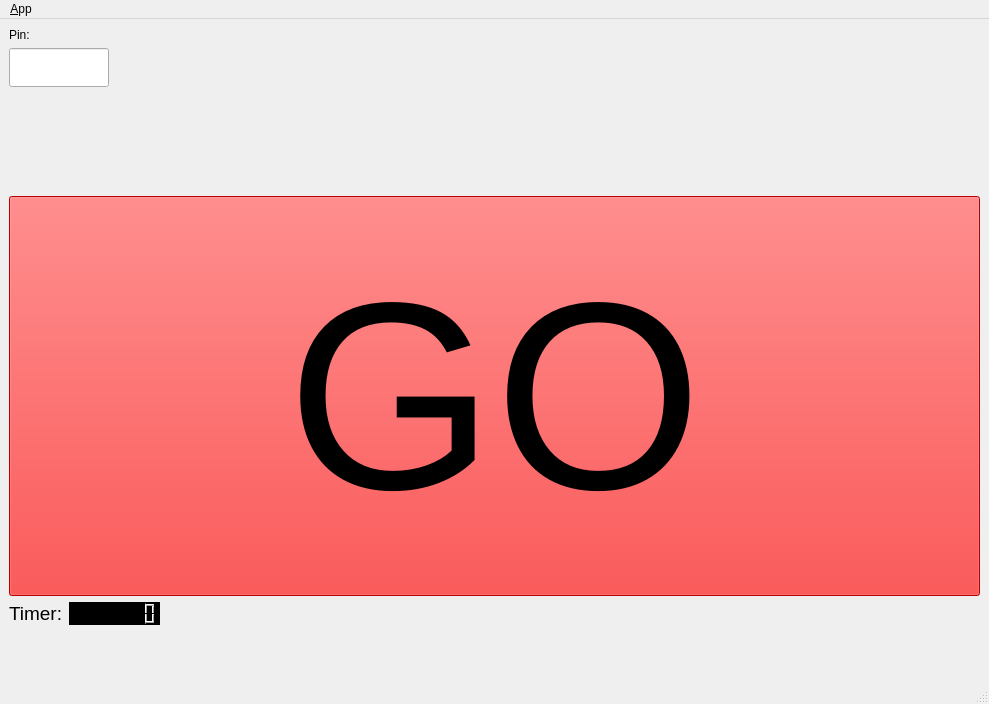
<?xml version="1.0" encoding="UTF-8"?>
<ui version="4.0">
 <class>MainWindowDesign</class>
 <widget class="QMainWindow" name="MainWindowDesign">
  <property name="geometry">
   <rect>
    <x>0</x>
    <y>0</y>
    <width>989</width>
    <height>704</height>
   </rect>
  </property>
  <property name="windowTitle">
   <string>QRosApp</string>
  </property>
  <property name="windowIcon">
   <iconset resource="../resources/images.qrc">
    <normaloff>:/images/icon.png</normaloff>:/images/icon.png</iconset>
  </property>
  <property name="locale">
   <locale language="English" country="Australia"/>
  </property>
  <widget class="QWidget" name="centralwidget">
   <layout class="QHBoxLayout">
    <item>
     <layout class="QVBoxLayout" name="verticalLayout_2">
      <item>
       <widget class="QLabel" name="label">
        <property name="text">
         <string>Pin:</string>
        </property>
       </widget>
      </item>
      <item>
       <widget class="QLineEdit" name="pinText">
        <property name="maximumSize">
         <size>
          <width>100</width>
          <height>50</height>
         </size>
        </property>
        <property name="font">
         <font>
          <pointsize>20</pointsize>
         </font>
        </property>
        <property name="styleSheet">
         <string notr="true"/>
        </property>
        <property name="text">
         <string/>
        </property>
        <property name="echoMode">
         <enum>QLineEdit::Password</enum>
        </property>
       </widget>
      </item>
      <item>
       <spacer name="verticalSpacer_3">
        <property name="orientation">
         <enum>Qt::Vertical</enum>
        </property>
        <property name="sizeHint" stdset="0">
         <size>
          <width>20</width>
          <height>64</height>
         </size>
        </property>
       </spacer>
      </item>
      <item>
       <widget class="QLabel" name="statusLabel">
        <property name="font">
         <font>
          <pointsize>22</pointsize>
         </font>
        </property>
        <property name="text">
         <string/>
        </property>
       </widget>
      </item>
      <item>
       <widget class="QPushButton" name="goButton">
        <property name="minimumSize">
         <size>
          <width>800</width>
          <height>400</height>
         </size>
        </property>
        <property name="font">
         <font>
          <pointsize>200</pointsize>
         </font>
        </property>
        <property name="autoFillBackground">
         <bool>false</bool>
        </property>
        <property name="styleSheet">
         <string notr="true">background-color: rgb(255, 0, 0);</string>
        </property>
        <property name="text">
         <string>GO</string>
        </property>
       </widget>
      </item>
      <item>
       <layout class="QHBoxLayout" name="horizontalLayout">
        <item>
         <widget class="QLabel" name="timerLabel">
          <property name="maximumSize">
           <size>
            <width>80</width>
            <height>16777215</height>
           </size>
          </property>
          <property name="font">
           <font>
            <pointsize>14</pointsize>
           </font>
          </property>
          <property name="text">
           <string>Timer:</string>
          </property>
         </widget>
        </item>
        <item>
         <widget class="QLCDNumber" name="timeNumber">
          <property name="maximumSize">
           <size>
            <width>100</width>
            <height>16777215</height>
           </size>
          </property>
          <property name="styleSheet">
           <string notr="true">color: rgb(0, 255, 0);
background-color: rgb(0, 0, 0);</string>
          </property>
          <property name="digitCount">
           <number>8</number>
          </property>
         </widget>
        </item>
        <item>
         <spacer name="horizontalSpacer">
          <property name="orientation">
           <enum>Qt::Horizontal</enum>
          </property>
          <property name="sizeHint" stdset="0">
           <size>
            <width>40</width>
            <height>20</height>
           </size>
          </property>
         </spacer>
        </item>
       </layout>
      </item>
      <item>
       <spacer name="verticalSpacer">
        <property name="orientation">
         <enum>Qt::Vertical</enum>
        </property>
        <property name="sizeHint" stdset="0">
         <size>
          <width>20</width>
          <height>40</height>
         </size>
        </property>
       </spacer>
      </item>
     </layout>
    </item>
   </layout>
  </widget>
  <widget class="QMenuBar" name="menubar">
   <property name="geometry">
    <rect>
     <x>0</x>
     <y>0</y>
     <width>989</width>
     <height>22</height>
    </rect>
   </property>
   <widget class="QMenu" name="menu_File">
    <property name="title">
     <string>&amp;App</string>
    </property>
    <addaction name="action_Preferences"/>
    <addaction name="separator"/>
    <addaction name="actionAbout"/>
    <addaction name="actionAbout_Qt"/>
    <addaction name="separator"/>
    <addaction name="action_Quit"/>
   </widget>
   <addaction name="menu_File"/>
  </widget>
  <widget class="QStatusBar" name="statusbar"/>
  <action name="action_Quit">
   <property name="text">
    <string>&amp;Quit</string>
   </property>
   <property name="shortcut">
    <string>Ctrl+Q</string>
   </property>
   <property name="shortcutContext">
    <enum>Qt::ApplicationShortcut</enum>
   </property>
  </action>
  <action name="action_Preferences">
   <property name="text">
    <string>&amp;Preferences</string>
   </property>
  </action>
  <action name="actionAbout">
   <property name="text">
    <string>&amp;About</string>
   </property>
  </action>
  <action name="actionAbout_Qt">
   <property name="text">
    <string>About &amp;Qt</string>
   </property>
  </action>
 </widget>
 <resources>
  <include location="../resources/images.qrc"/>
 </resources>
 <connections>
  <connection>
   <sender>action_Quit</sender>
   <signal>triggered()</signal>
   <receiver>MainWindowDesign</receiver>
   <slot>close()</slot>
   <hints>
    <hint type="sourcelabel">
     <x>-1</x>
     <y>-1</y>
    </hint>
    <hint type="destinationlabel">
     <x>399</x>
     <y>299</y>
    </hint>
   </hints>
  </connection>
 </connections>
</ui>
